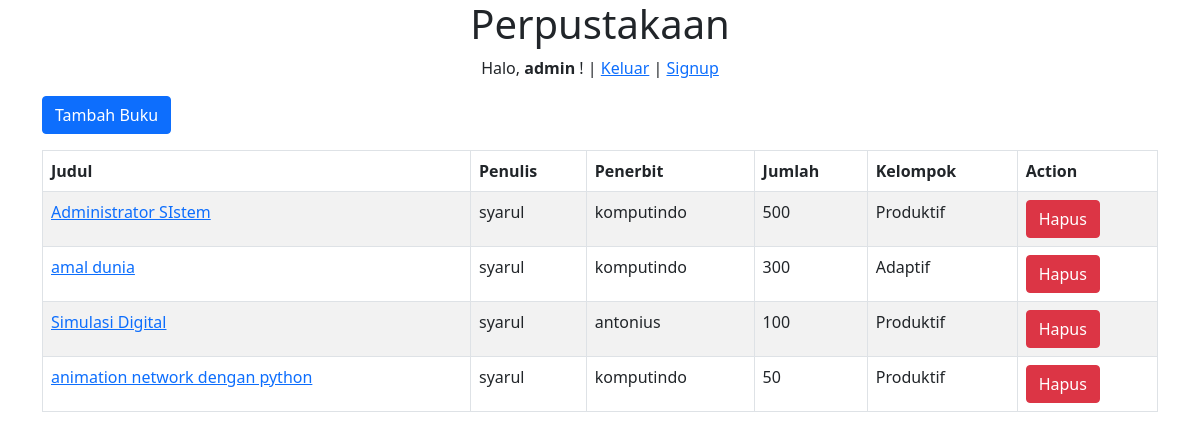
Screenshot of /buku/ (signed in) with the database file from the repository.
### perpustakaan/models.py (models this page shows, shortened)
class Buku(models.Model):
    judul       = models.CharField(max_length=50)
    penulis     = models.CharField(max_length=40)
    penerbit    = models.CharField(max_length=40)
    jumlah      = models.IntegerField(null=True)
    kelompok_id = models.ForeignKey(Kelompok, on_delete=models.CASCADE, null=True)

class Kelompok(models.Model):
    nama        = models.CharField(max_length=50)
    keterangan  = models.TextField()
    def __str__(self):
        return self.nama

### perpustakaan/views.py (the view)
# urls.py: path('buku/',views.index, name='buku'),
@login_required(login_url=settings.LOGIN_URL)
def index(request):
    books = Buku.objects.all()
    context = {
        'title':'Perpustakaan',
        'subtitle':'Selamat Datang di Perpustakaan',
        'books':books
    }
    return render(request,'perpustakaan/index.html',context)

### perpustakaan/templates/perpustakaan/index.html (shortened to what this page needs)
{% extends "base.html" %}
{% block contents %}
<div class="container">
    <div class="row">
        <div class="col">
            <a href=" {% url 'perpustakaan:tambahbuku' %} " class="btn btn-primary"> Tambah Buku</a>
        </div>
    </div>
</div>
<div class="container py-3">
    <div class="row">
        <div class="col-md-12">
            <table class="table table-bordered table-striped">
                <thead>
                    <tr>
                        <th>Judul</th>
                        <th>Penulis</th>
                        <th>Penerbit</th>
                        <th>Jumlah</th>
                        <th>Kelompok</th>
                        <th>Action</th>
                    </tr>
                </thead>
                <tbody>
                    {% for buku in books %}
                        <tr>
                            <td><a href=" {% url 'ubah_buku' buku.id %}">{{ buku.judul }}</a></td>
                            <td>{{ buku.penulis}}</td>
                            <td>{{ buku.penerbit}}</td>
                            <td>{{ buku.jumlah}}</td>
                            <td>{{ buku.kelompok_id}}</td>
                            <td>
                            <button type="button" class="btn btn-danger" data-bs-toggle="modal" data-bs-target="#hapus-{{buku.id}}">Hapus</button>
                            </td>
                        </tr>
                    {% endfor %}
                </tbody>
            </table>
        </div>
    </div>
</div>
{% endblock contents %}

### templates/base.html (shortened to what this page needs)
{% load static %}
<!DOCTYPE html>
<html lang="en">
<head>
    <link rel="stylesheet" href="{% static 'css/bootstrap.css' %}">
    <link rel="stylesheet" href="{% static 'css/style.css' %}">
</head>
<body>
{% include "judul.html" %}
    {% block contents %}
    {% endblock contents %}
</body>
</html>

### templates/judul.html
<center>
    <h1>Perpustakaan</h1>
    {% if user.is_authenticated %}
        <p> Halo, <strong>{{user}}</strong> ! | <a href=" {% url 'keluar' %} ">Keluar</a> | <a href=" {% url 'signup' %} ">Signup</a> </p>
    {% endif %}
</center>

### static/css/style.css (style rules this page uses)
@media (min-width: 1200px) { .container { max-width: 1140px; } }

### rows the page displays
Buku: judul "Administrator SIstem", penulis "syarul", penerbit "komputindo", jumlah "500", kelompok_id "Produktif"
Buku: judul "amal dunia", penulis "syarul", penerbit "komputindo", jumlah "300", kelompok_id "Adaptif"
Buku: judul "Simulasi Digital", penulis "syarul", penerbit "antonius", jumlah "100", kelompok_id "Produktif"
Buku: judul "animation network dengan python", penulis "syarul", penerbit "komputindo", jumlah "50", kelompok_id "Produktif"

### other values shown
{{ user }} "admin"
